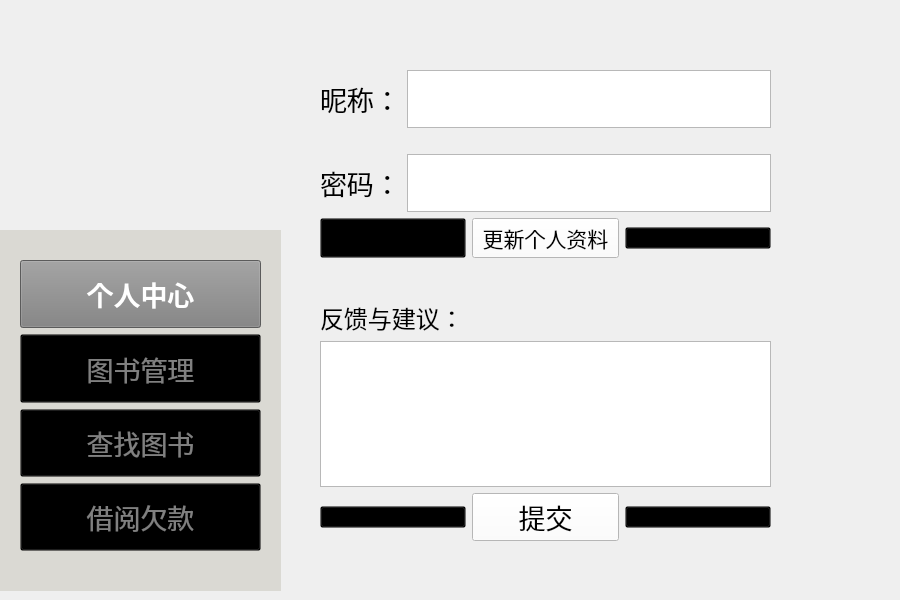
<?xml version="1.0" encoding="UTF-8"?>
<ui version="4.0">
 <class>personal</class>
 <widget class="QWidget" name="personal">
  <property name="geometry">
   <rect>
    <x>0</x>
    <y>0</y>
    <width>900</width>
    <height>600</height>
   </rect>
  </property>
  <property name="windowTitle">
   <string>Form</string>
  </property>
  <widget class="QWidget" name="verticalLayoutWidget">
   <property name="geometry">
    <rect>
     <x>0</x>
     <y>230</y>
     <width>281</width>
     <height>361</height>
    </rect>
   </property>
   <layout class="QVBoxLayout" name="mode">
    <item>
     <widget class="QFrame" name="frame">
      <property name="enabled">
       <bool>true</bool>
      </property>
      <property name="acceptDrops">
       <bool>false</bool>
      </property>
      <property name="autoFillBackground">
       <bool>false</bool>
      </property>
      <property name="styleSheet">
       <string notr="true">QFrame {
    background-color: rgb(218,217,211); 
}
</string>
      </property>
      <property name="frameShape">
       <enum>QFrame::Shape::NoFrame</enum>
      </property>
      <property name="frameShadow">
       <enum>QFrame::Shadow::Plain</enum>
      </property>
      <widget class="QWidget" name="verticalLayoutWidget_2">
       <property name="geometry">
        <rect>
         <x>20</x>
         <y>30</y>
         <width>241</width>
         <height>291</height>
        </rect>
       </property>
       <layout class="QVBoxLayout" name="verticalLayout_2">
        <item>
         <widget class="QPushButton" name="PersonalMode_Button">
          <property name="enabled">
           <bool>true</bool>
          </property>
          <property name="sizePolicy">
           <sizepolicy hsizetype="Expanding" vsizetype="Expanding">
            <horstretch>0</horstretch>
            <verstretch>0</verstretch>
           </sizepolicy>
          </property>
          <property name="font">
           <font>
            <pointsize>20</pointsize>
            <bold>true</bold>
           </font>
          </property>
          <property name="focusPolicy">
           <enum>Qt::FocusPolicy::ClickFocus</enum>
          </property>
          <property name="layoutDirection">
           <enum>Qt::LayoutDirection::LeftToRight</enum>
          </property>
          <property name="autoFillBackground">
           <bool>false</bool>
          </property>
          <property name="styleSheet">
           <string notr="true">QPushButton {
    background-color: gray;
    color: white;
}</string>
          </property>
          <property name="text">
           <string>个人中心</string>
          </property>
         </widget>
        </item>
        <item>
         <widget class="QPushButton" name="BookMode_Button">
          <property name="enabled">
           <bool>true</bool>
          </property>
          <property name="sizePolicy">
           <sizepolicy hsizetype="Expanding" vsizetype="Expanding">
            <horstretch>0</horstretch>
            <verstretch>0</verstretch>
           </sizepolicy>
          </property>
          <property name="palette">
           <palette>
            <active>
             <colorrole role="WindowText">
              <brush brushstyle="SolidPattern">
               <color alpha="255">
                <red>128</red>
                <green>128</green>
                <blue>128</blue>
               </color>
              </brush>
             </colorrole>
             <colorrole role="Button">
              <brush brushstyle="SolidPattern">
               <color alpha="0">
                <red>0</red>
                <green>0</green>
                <blue>0</blue>
               </color>
              </brush>
             </colorrole>
             <colorrole role="Text">
              <brush brushstyle="SolidPattern">
               <color alpha="255">
                <red>128</red>
                <green>128</green>
                <blue>128</blue>
               </color>
              </brush>
             </colorrole>
             <colorrole role="ButtonText">
              <brush brushstyle="SolidPattern">
               <color alpha="255">
                <red>128</red>
                <green>128</green>
                <blue>128</blue>
               </color>
              </brush>
             </colorrole>
             <colorrole role="Base">
              <brush brushstyle="SolidPattern">
               <color alpha="0">
                <red>0</red>
                <green>0</green>
                <blue>0</blue>
               </color>
              </brush>
             </colorrole>
             <colorrole role="Window">
              <brush brushstyle="SolidPattern">
               <color alpha="0">
                <red>0</red>
                <green>0</green>
                <blue>0</blue>
               </color>
              </brush>
             </colorrole>
             <colorrole role="PlaceholderText">
              <brush brushstyle="SolidPattern">
               <color alpha="128">
                <red>128</red>
                <green>128</green>
                <blue>128</blue>
               </color>
              </brush>
             </colorrole>
            </active>
            <inactive>
             <colorrole role="WindowText">
              <brush brushstyle="SolidPattern">
               <color alpha="255">
                <red>128</red>
                <green>128</green>
                <blue>128</blue>
               </color>
              </brush>
             </colorrole>
             <colorrole role="Button">
              <brush brushstyle="SolidPattern">
               <color alpha="0">
                <red>0</red>
                <green>0</green>
                <blue>0</blue>
               </color>
              </brush>
             </colorrole>
             <colorrole role="Text">
              <brush brushstyle="SolidPattern">
               <color alpha="255">
                <red>128</red>
                <green>128</green>
                <blue>128</blue>
               </color>
              </brush>
             </colorrole>
             <colorrole role="ButtonText">
              <brush brushstyle="SolidPattern">
               <color alpha="255">
                <red>128</red>
                <green>128</green>
                <blue>128</blue>
               </color>
              </brush>
             </colorrole>
             <colorrole role="Base">
              <brush brushstyle="SolidPattern">
               <color alpha="0">
                <red>0</red>
                <green>0</green>
                <blue>0</blue>
               </color>
              </brush>
             </colorrole>
             <colorrole role="Window">
              <brush brushstyle="SolidPattern">
               <color alpha="0">
                <red>0</red>
                <green>0</green>
                <blue>0</blue>
               </color>
              </brush>
             </colorrole>
             <colorrole role="PlaceholderText">
              <brush brushstyle="SolidPattern">
               <color alpha="128">
                <red>128</red>
                <green>128</green>
                <blue>128</blue>
               </color>
              </brush>
             </colorrole>
            </inactive>
            <disabled>
             <colorrole role="WindowText">
              <brush brushstyle="SolidPattern">
               <color alpha="255">
                <red>128</red>
                <green>128</green>
                <blue>128</blue>
               </color>
              </brush>
             </colorrole>
             <colorrole role="Button">
              <brush brushstyle="SolidPattern">
               <color alpha="0">
                <red>0</red>
                <green>0</green>
                <blue>0</blue>
               </color>
              </brush>
             </colorrole>
             <colorrole role="Text">
              <brush brushstyle="SolidPattern">
               <color alpha="255">
                <red>128</red>
                <green>128</green>
                <blue>128</blue>
               </color>
              </brush>
             </colorrole>
             <colorrole role="ButtonText">
              <brush brushstyle="SolidPattern">
               <color alpha="255">
                <red>128</red>
                <green>128</green>
                <blue>128</blue>
               </color>
              </brush>
             </colorrole>
             <colorrole role="Base">
              <brush brushstyle="SolidPattern">
               <color alpha="0">
                <red>0</red>
                <green>0</green>
                <blue>0</blue>
               </color>
              </brush>
             </colorrole>
             <colorrole role="Window">
              <brush brushstyle="SolidPattern">
               <color alpha="0">
                <red>0</red>
                <green>0</green>
                <blue>0</blue>
               </color>
              </brush>
             </colorrole>
             <colorrole role="PlaceholderText">
              <brush brushstyle="SolidPattern">
               <color alpha="128">
                <red>128</red>
                <green>128</green>
                <blue>128</blue>
               </color>
              </brush>
             </colorrole>
            </disabled>
           </palette>
          </property>
          <property name="font">
           <font>
            <pointsize>20</pointsize>
           </font>
          </property>
          <property name="mouseTracking">
           <bool>false</bool>
          </property>
          <property name="acceptDrops">
           <bool>false</bool>
          </property>
          <property name="layoutDirection">
           <enum>Qt::LayoutDirection::LeftToRight</enum>
          </property>
          <property name="autoFillBackground">
           <bool>false</bool>
          </property>
          <property name="styleSheet">
           <string notr="true">QPushButton {
    background-color: transparent;
    color: grey;
}
</string>
          </property>
          <property name="text">
           <string>图书管理</string>
          </property>
         </widget>
        </item>
        <item>
         <widget class="QPushButton" name="FindBookMode_Button">
          <property name="sizePolicy">
           <sizepolicy hsizetype="Expanding" vsizetype="Expanding">
            <horstretch>0</horstretch>
            <verstretch>0</verstretch>
           </sizepolicy>
          </property>
          <property name="font">
           <font>
            <pointsize>20</pointsize>
            <bold>false</bold>
           </font>
          </property>
          <property name="layoutDirection">
           <enum>Qt::LayoutDirection::LeftToRight</enum>
          </property>
          <property name="autoFillBackground">
           <bool>false</bool>
          </property>
          <property name="styleSheet">
           <string notr="true">QPushButton {
    background-color: transparent;
    color: grey;
}
</string>
          </property>
          <property name="text">
           <string>查找图书</string>
          </property>
         </widget>
        </item>
        <item>
         <widget class="QPushButton" name="PayMode_Button">
          <property name="sizePolicy">
           <sizepolicy hsizetype="Expanding" vsizetype="Expanding">
            <horstretch>0</horstretch>
            <verstretch>0</verstretch>
           </sizepolicy>
          </property>
          <property name="font">
           <font>
            <pointsize>20</pointsize>
           </font>
          </property>
          <property name="layoutDirection">
           <enum>Qt::LayoutDirection::LeftToRight</enum>
          </property>
          <property name="autoFillBackground">
           <bool>false</bool>
          </property>
          <property name="styleSheet">
           <string notr="true">QPushButton {
    background-color: transparent;
    color: grey;
}
</string>
          </property>
          <property name="text">
           <string>借阅欠款</string>
          </property>
         </widget>
        </item>
       </layout>
       <zorder>BookMode_Button</zorder>
       <zorder>FindBookMode_Button</zorder>
       <zorder>PayMode_Button</zorder>
       <zorder>PersonalMode_Button</zorder>
      </widget>
     </widget>
    </item>
   </layout>
  </widget>
  <widget class="QWidget" name="verticalLayoutWidget_3">
   <property name="geometry">
    <rect>
     <x>320</x>
     <y>70</y>
     <width>451</width>
     <height>188</height>
    </rect>
   </property>
   <layout class="QVBoxLayout" name="personal_2">
    <item>
     <layout class="QFormLayout" name="formLayout_2">
      <item row="0" column="0">
       <widget class="QLabel" name="label">
        <property name="font">
         <font>
          <pointsize>20</pointsize>
         </font>
        </property>
        <property name="text">
         <string>昵称：</string>
        </property>
       </widget>
      </item>
      <item row="1" column="0">
       <widget class="QLabel" name="None_5">
        <property name="text">
         <string/>
        </property>
       </widget>
      </item>
      <item row="2" column="0">
       <widget class="QLabel" name="label_2">
        <property name="font">
         <font>
          <pointsize>20</pointsize>
         </font>
        </property>
        <property name="text">
         <string>密码：</string>
        </property>
       </widget>
      </item>
      <item row="2" column="1">
       <widget class="QTextBrowser" name="Password_Input"/>
      </item>
      <item row="0" column="1">
       <widget class="QTextBrowser" name="Name_input"/>
      </item>
     </layout>
    </item>
    <item>
     <layout class="QHBoxLayout" name="horizontalLayout_3">
      <item>
       <widget class="QPushButton" name="None_3">
        <property name="enabled">
         <bool>false</bool>
        </property>
        <property name="sizePolicy">
         <sizepolicy hsizetype="Preferred" vsizetype="Preferred">
          <horstretch>0</horstretch>
          <verstretch>0</verstretch>
         </sizepolicy>
        </property>
        <property name="maximumSize">
         <size>
          <width>16777215</width>
          <height>16777215</height>
         </size>
        </property>
        <property name="styleSheet">
         <string notr="true">QPushButton {
    opacity: 0;  /* 设置按钮透明度 */
background-color: transparent;
}</string>
        </property>
        <property name="text">
         <string/>
        </property>
       </widget>
      </item>
      <item>
       <widget class="QPushButton" name="Update_Button">
        <property name="font">
         <font>
          <pointsize>16</pointsize>
         </font>
        </property>
        <property name="styleSheet">
         <string notr="true">QPushButton {
    background-color: white;}</string>
        </property>
        <property name="text">
         <string>更新个人资料</string>
        </property>
       </widget>
      </item>
      <item>
       <widget class="QPushButton" name="None_4">
        <property name="enabled">
         <bool>false</bool>
        </property>
        <property name="styleSheet">
         <string notr="true">QPushButton {
    opacity: 0;  /* 设置按钮透明度 */
background-color: transparent;
}</string>
        </property>
        <property name="text">
         <string/>
        </property>
       </widget>
      </item>
     </layout>
    </item>
   </layout>
  </widget>
  <widget class="QLabel" name="cat_1">
   <property name="geometry">
    <rect>
     <x>730</x>
     <y>350</y>
     <width>171</width>
     <height>221</height>
    </rect>
   </property>
   <property name="sizePolicy">
    <sizepolicy hsizetype="Expanding" vsizetype="Expanding">
     <horstretch>0</horstretch>
     <verstretch>0</verstretch>
    </sizepolicy>
   </property>
   <property name="maximumSize">
    <size>
     <width>300</width>
     <height>300</height>
    </size>
   </property>
   <property name="text">
    <string/>
   </property>
   <property name="pixmap">
    <pixmap resource="resources.qrc">:/images/E:/document/year_one/3rd/Cat(1).png</pixmap>
   </property>
   <property name="scaledContents">
    <bool>true</bool>
   </property>
  </widget>
  <widget class="QLabel" name="logo">
   <property name="enabled">
    <bool>true</bool>
   </property>
   <property name="geometry">
    <rect>
     <x>0</x>
     <y>0</y>
     <width>281</width>
     <height>271</height>
    </rect>
   </property>
   <property name="styleSheet">
    <string notr="true">QLabel {
    background-color: transparent;
}
</string>
   </property>
   <property name="frameShape">
    <enum>QFrame::Shape::NoFrame</enum>
   </property>
   <property name="frameShadow">
    <enum>QFrame::Shadow::Plain</enum>
   </property>
   <property name="text">
    <string/>
   </property>
   <property name="pixmap">
    <pixmap resource="resources.qrc">:/images/E:/document/year_one/3rd/Logo.png</pixmap>
   </property>
   <property name="scaledContents">
    <bool>true</bool>
   </property>
   <property name="wordWrap">
    <bool>false</bool>
   </property>
   <property name="openExternalLinks">
    <bool>false</bool>
   </property>
   <property name="textInteractionFlags">
    <set>Qt::TextInteractionFlag::LinksAccessibleByMouse</set>
   </property>
  </widget>
  <widget class="QWidget" name="verticalLayoutWidget_4">
   <property name="geometry">
    <rect>
     <x>320</x>
     <y>300</y>
     <width>451</width>
     <height>241</height>
    </rect>
   </property>
   <layout class="QVBoxLayout" name="request">
    <item>
     <widget class="QLabel" name="label_4">
      <property name="font">
       <font>
        <pointsize>18</pointsize>
       </font>
      </property>
      <property name="text">
       <string>反馈与建议：</string>
      </property>
     </widget>
    </item>
    <item>
     <widget class="QTextEdit" name="textEdit"/>
    </item>
    <item>
     <layout class="QHBoxLayout" name="horizontalLayout_2">
      <item>
       <widget class="QPushButton" name="None_2">
        <property name="enabled">
         <bool>false</bool>
        </property>
        <property name="styleSheet">
         <string notr="true">QPushButton {
    opacity: 0;  /* 设置按钮透明度 */
background-color: transparent;
}</string>
        </property>
        <property name="text">
         <string/>
        </property>
       </widget>
      </item>
      <item>
       <widget class="QPushButton" name="pushButton_2">
        <property name="font">
         <font>
          <pointsize>20</pointsize>
         </font>
        </property>
        <property name="styleSheet">
         <string notr="true">QPushButton {
    background-color: white;}</string>
        </property>
        <property name="text">
         <string>提交</string>
        </property>
       </widget>
      </item>
      <item>
       <widget class="QPushButton" name="None_1">
        <property name="enabled">
         <bool>false</bool>
        </property>
        <property name="styleSheet">
         <string notr="true">QPushButton {
    opacity: 0;  /* 设置按钮透明度 */
background-color: transparent;
}</string>
        </property>
        <property name="text">
         <string/>
        </property>
       </widget>
      </item>
     </layout>
    </item>
   </layout>
  </widget>
  <zorder>logo</zorder>
  <zorder>verticalLayoutWidget</zorder>
  <zorder>verticalLayoutWidget_3</zorder>
  <zorder>verticalLayoutWidget_4</zorder>
  <zorder>cat_1</zorder>
 </widget>
 <resources>
  <include location="resources.qrc"/>
 </resources>
 <connections/>
</ui>
